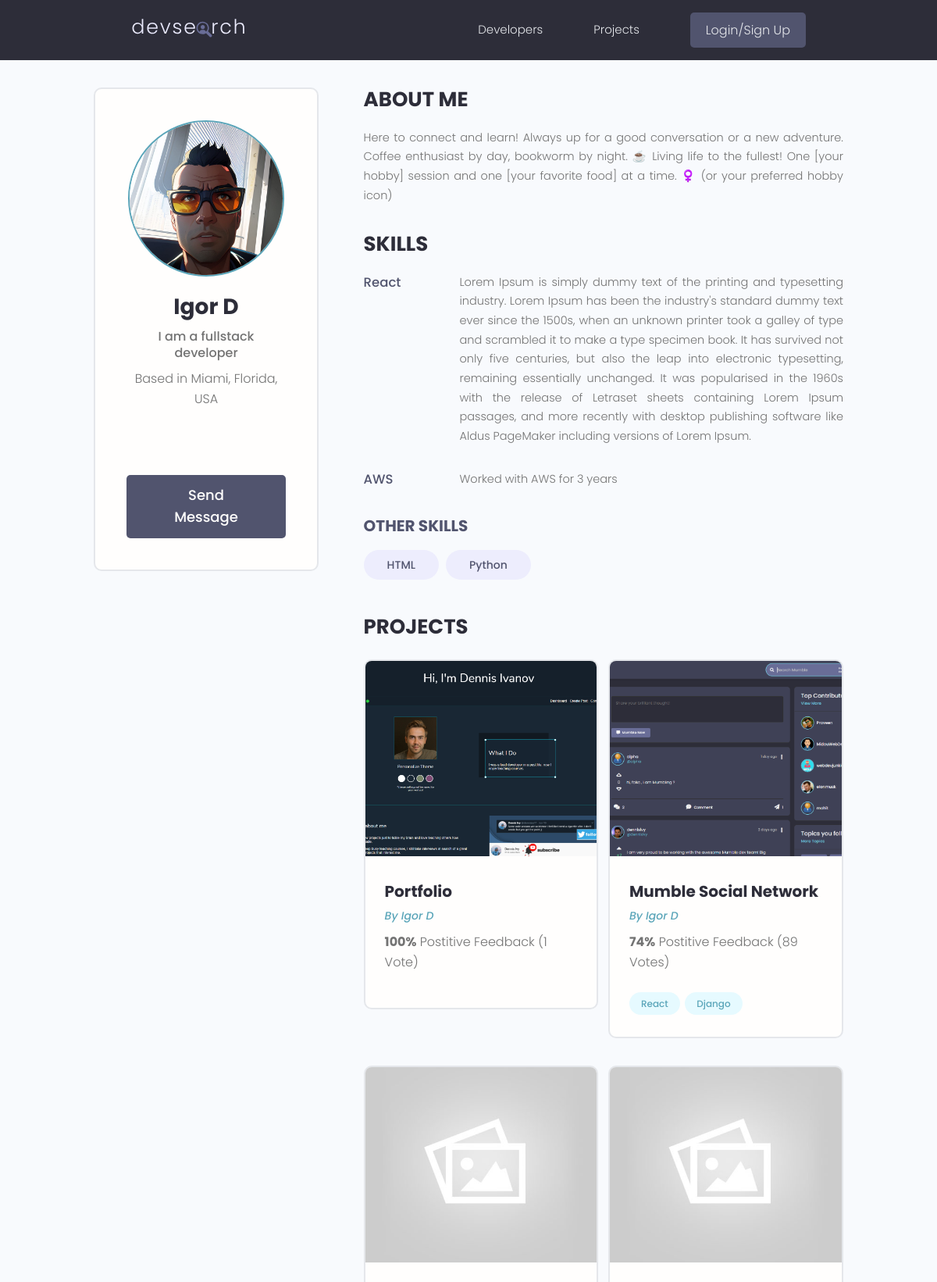
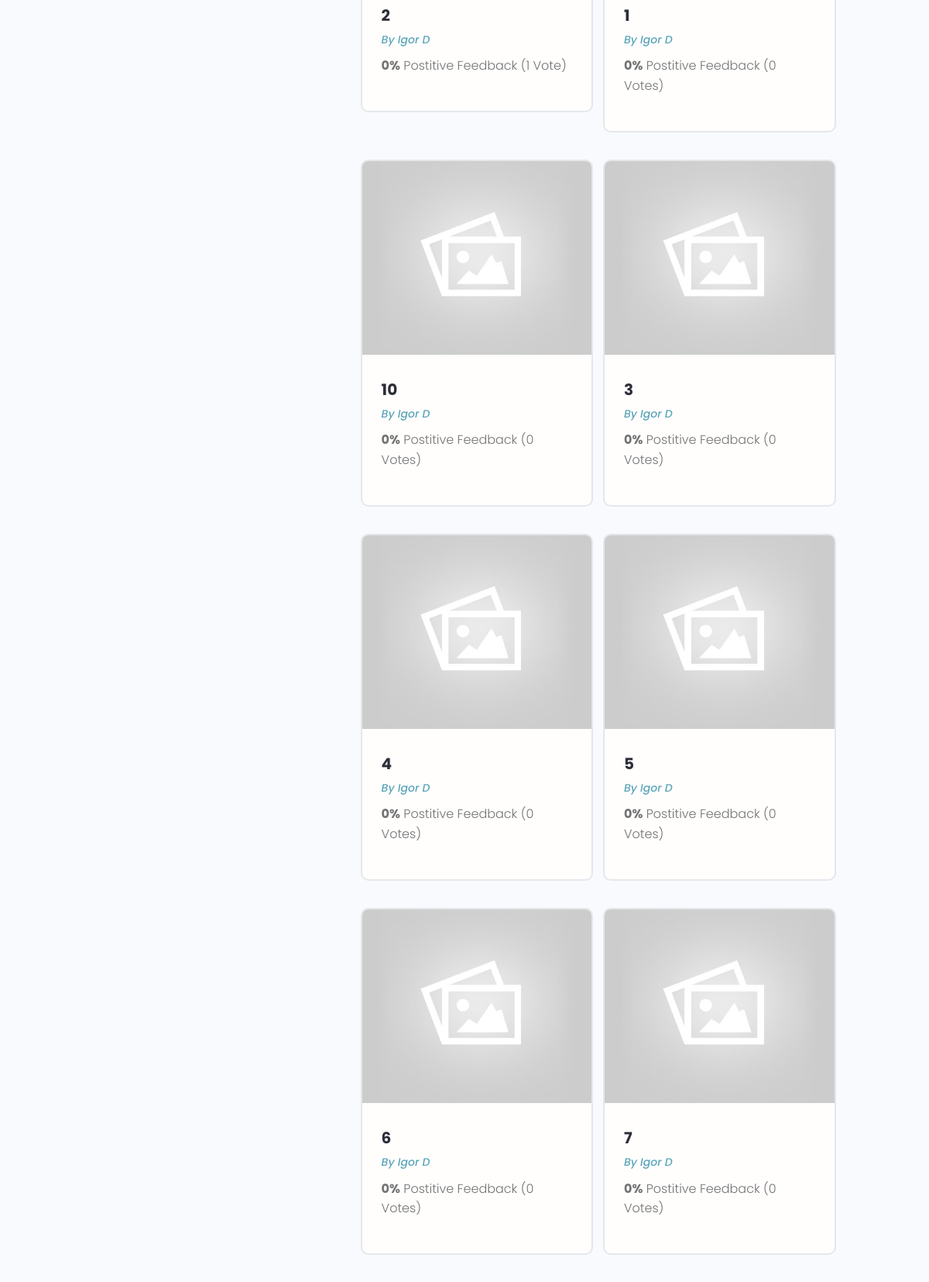
The page /profile/2e0144b8-bf7e-4742-9e5b-cccfe4c23184/ (upper part) on the database its author committed (2 pictures, top to bottom).
### users/models.py (models this page shows, shortened)
class Profile(models.Model):
    user = models.OneToOneField(User, on_delete=models.CASCADE, null=True, blank=True)
    name = models.CharField(max_length=200, blank=True, null=True)
    email = models.EmailField(max_length=500, blank=True, null=True)
    username= models.CharField(max_length=200, blank=True, null=True)
    location = models.CharField(max_length=200, blank=True, null=True)
    short_intro = models.CharField(max_length=200, blank=True, null=True)
    bio = models.TextField(blank=True, null=True)
    profile_image = models.ImageField(null=True, blank=True, upload_to='profiles/', default="profiles/user-default.png")
    social_github = models.CharField(max_length=200, blank=True, null=True)
    social_twitter = models.CharField(max_length=200, blank=True, null=True)
    social_linkedin = models.CharField(max_length=200, blank=True, null=True)
    social_youtube = models.CharField(max_length=200, blank=True, null=True)
    social_website = models.CharField(max_length=200, blank=True, null=True)
    created = models.DateTimeField(auto_now_add=True)
    id = models.UUIDField(default=uuid.uuid4, unique=True, primary_key=True, editable=False)

class Skill(models.Model):
    owner = models.ForeignKey(Profile, on_delete=models.CASCADE, null=True, blank=True)
    name = models.CharField(max_length=200, blank=True, null=True)
    description = models.TextField(null=True, blank=True)
    created = models.DateTimeField(auto_now_add=True)
    id = models.UUIDField(default=uuid.uuid4, unique=True, primary_key=True, editable=False)
    def __str__(self):
        return str(self.name)

### projects/models.py (models this page shows, shortened)
class Project(models.Model):
    owner= models.ForeignKey(Profile, null=True, blank=True, on_delete=models.SET_NULL)
    title = models.CharField(max_length=200)
    description = models.TextField(null=True, blank=True)
    featured_image = models.ImageField(null=True, blank=True, default="default.jpg")
    demo_link = models.CharField(max_length=2000, null=True, blank=True)
    source_link = models.CharField(max_length=2000, null=True, blank=True)
    tags = models.ManyToManyField('Tag', blank=True)
    vote_total = models.IntegerField(default=0, null=True, blank=True)
    vote_ratio = models.IntegerField(default=0, null=True, blank=True)
    created = models.DateTimeField(auto_now_add=True)
    id = models.UUIDField(default=uuid.uuid4, unique=True, primary_key=True, editable=False)
    class Meta:
        ordering = ['-vote_ratio', '-vote_total', 'title']

class Tag(models.Model):
    name = models.CharField(max_length=200)
    created = models.DateTimeField(auto_now_add=True)
    id = models.UUIDField(default=uuid.uuid4, unique=True, primary_key=True, editable=False)
    def __str__(self):
        return self.name

### users/views.py (the view)
# urls.py: path('profile/<str:pk>/', views.userProfile, name="user-profile"),
def userProfile(request, pk):
    profile = Profile.objects.get(id=pk)
    topSkills = profile.skill_set.exclude(description__exact="")
    otherSkills = profile.skill_set.filter(description="")
    context = {'profile': profile, "topSkills":topSkills, "otherSkills":otherSkills}
    return render(request, 'users/user-profile.html', context)

### users/templates/users/user-profile.html (shortened to what this page needs)
{% extends 'main.html' %} {% block content %}
<main class="profile my-md">
  <div class="container">
    <div class="layout">
      <div class="column column--1of3">
        <div class="card text-center">
          <div class="card__body dev">
            <img
              class="avatar avatar--xl"
              src="{{ profile.profile_image.url }}"
            />
            <h2 class="dev__name">{{profile.name}}</h2>
            <p class="dev__title">{{profile.short_intro}}</p>
            <p class="dev__location">Based in {{profile.location}}</p>
            <ul class="dev__social">
            </ul>
            {% if request.user.profile.id != profile.id  %}
            <a href="{% url 'create-message' profile.id %}" class="btn btn--sub btn--lg">Send Message </a>
            {% endif %}
          </div>
        </div>
      </div>
      <div class="column column--2of3">
        <div class="devInfo">
          <h3 class="devInfo__title">About Me</h3>
          <p class="devInfo__about">{{profile.bio}}</p>
        </div>
        <div class="devInfo">
          <h3 class="devInfo__title">Skills</h3>
          <div class="devInfo__skills">
            {% for skill in topSkills %}
            <div class="devSkill">
              <h4 class="devSkill__title">{{ skill.name }}</h4>
              <p class="devSkill__info">{{skill.description}}</p>
            </div>
            {% endfor %}
            <h3 class="devInfo__subtitle">Other Skills</h3>
            <div class="devInfo__otherSkills">
              {% for skill in otherSkills %}
              <span class="tag tag--pill tag--sub tag--lg">
                <small>{{skill}}</small>
              </span>
              {% endfor %}
            </div>
          </div>
        </div>
        <div class="devInfo">
          <h3 class="devInfo__title">Projects</h3>
          <div class="grid grid--two">
            {% for project in profile.project_set.all %}
            <div class="column">
              <div class="card project">
                <a href="{% url 'project' project.id %}" class="project">
                  <img
                    class="project__thumbnail"
                    src="{{ project.featured_image.url }}"
                    alt="project thumbnail"
                  />
                  <div class="card__body">
                    <h3 class="project__title">{{project.title}}</h3>
                    <p>
                      <a
                        class="project__author"
                        href="{% url 'user-profile' project.owner.id %}"
                        >By {{project.owner.name}}</a
                      >
                    </p>
                    <p class="project--rating">
                      <span style="font-weight: bold"
                        >{{project.vote_ratio}}%</span
                      >
                      Postitive Feedback ({{project.vote_total}}
                      Vote{{project.vote_total|pluralize:"s" }})
                    </p>
                    <div class="project__tags">
                      {% for tag in project.tags.all %}
                      <span class="tag tag--pill tag--main">
                        <small>{{tag}}</small>
                      </span>
                      {% endfor %}
                    </div>
                  </div>
                </a>
              </div>
            </div>
            {% endfor %}
          </div>
        </div>
      </div>
    </div>
  </div>
</main>
{% endblock content %}

### static/styles/app.css (style rules this page uses)
:root { --color-sub: #2d2d39; }
.btn--sub { background-color: var(--color-sub-light); }
.card { border: 2px solid var(--color-light); }
img { width: 100%; }
.profile .card > .dev { padding: 4rem; }
.dev__name { color: var(--color-sub); font-size: 2.8rem; font-weight: 700; margin-top: 1rem; margin-bottom: 0.5rem; }
.dev__title { font-size: 1.6rem; font-weight: 500; line-height: 1.3; }
.dev__location { margin-top: 1rem; }
.dev__social { margin: 3rem 0; list-style: none; display: flex; justify-content: center; gap: 1.5rem; }
.devInfo { margin-bottom: 3rem; }
.devInfo__title, .devInfo__subtitle { font-size: 2.6rem; color: var(--color-sub); text-transform: uppercase; font-weight: 700; margin-bottom: 1.5rem; }
.devInfo__subtitle { font-size: 2rem; color: var(--color-sub-light); }
.devInfo__about, .devSkill__info { font-size: 1.45rem; line-height: 1.7; text-align: justify; }
.devSkill { margin-bottom: 3rem; }
.devSkill__title { font-size: 1.65rem; font-weight: 500; color: var(--color-sub-light); }
@media screen and (min-width: 700px) { .devSkill { display: flex; justify-content: space-between; gap: 3rem; } }
@media screen and (min-width: 700px) { .devSkill__info { flex-basis: 80%; } }
.project__author { font-size: 1.4rem; font-style: italic; }
.project--rating { margin-bottom: 1.6em; margin-top: 0.5em; }
.project__thumbnail { height: 25rem; object-fit: cover; object-position: top center; }
.project__title { font-size: 2rem; font-weight: 700; color: var(--color-sub); }

### static/uikit/styles/modules/_variables.css (style rules this page uses)
:root { --color-main: #5aa5b9; --color-main-light: #e6faff; --color-sub: #3f4156; --color-sub-light: #51546e; --color-sub-lighter: #ededfd; --color-text: #737373; --color-gray: #8b8b8b; --color-light: #e5e7eb; --color-light-gray: #767676; --color-bg: #f8fafd; --color-white: #fffefd; --color-white-light: #f3f3f3; --color-success: #359e64; --color-success-bg: #def8e8; --color-error: #fc4b0b; --color-error-bg: #fff2ee; --font-base: 'Poppins', arial, helvetica, 'Segoe UI', roboto, ubuntu, sans-serif; --font-monospace: 'Fira Code', 'Courier New', courier, monospace; --font-regular: 300; --font-medium: 500; --font-bold: 700; --generic-shadow: 1px 1px 5px #00000010; --generic-transition: all 0.3s ease-in-out; }

### static/uikit/styles/modules/_base.css (style rules this page uses)
* { margin: 0; padding: 0; box-sizing: border-box; text-rendering: optimizeLegibility; color: inherit; font-size: inherit; }
html { font-size: 50%; }
@media only screen and (min-width: 480px) { html { font-size: 56.25%; } }
@media only screen and (min-width: 1200px) { html { font-size: 62.5%; } }
body { line-height: 1.6; font-weight: 400; font-size: 1.5rem; color: var(--color-text); background-color: var(--color-bg); min-height: 100vh; }

### static/uikit/styles/modules/_typography.css (style rules this page uses)
* { font-family: var(--font-base); }
h2 { font-size: 3.6rem; font-weight: var(--font-bold); }
h3 { font-size: 3.2rem; font-weight: var(--font-medium); }
h4 { font-size: 2.8rem; font-weight: var(--font-medium); }
p, span, strong { font-size: 1.6rem; color: var(--color-text); font-weight: var(--font-regular); }
a { padding-bottom: 2px; text-decoration: none; display: inline-block; color: var(--color-main); font-weight: var(--font-medium); }

### static/uikit/styles/modules/_utilities.css (style rules this page uses)
.container { width: 92%; max-width: 165rem; margin: 0 auto; box-sizing: border-box; }
@media screen and (min-width: 1000px) { .container { width: 90%; } }
@media screen and (min-width: 1200px) { .container { width: 80%; } }
.text-center { text-align: center; }
.my-md { margin: 3rem auto; }

### static/uikit/styles/modules/_avatar.css (style rules this page uses)
.avatar { border-radius: 50%; border: 2px solid var(--color-main); object-fit: cover; }
.avatar--xl { height: 20rem; width: 20rem; }

### static/uikit/styles/modules/_button.css (style rules this page uses)
.btn { display: inline-block; position: relative; cursor: pointer; background-color: var(--color-light); font-weight: var(--font-medium); color: var(--color-sub); text-decoration: none; padding: 1rem 2rem; border-radius: 0.5rem; border: none; width: -webkit-fit-content; width: -moz-fit-content; width: fit-content; height: -webkit-fit-content; height: -moz-fit-content; height: fit-content; font-size: 1.6rem; outline-width: 0; outline-color: transparent; -webkit-backface-visibility: hidden; backface-visibility: hidden; transition: all 0.3s ease-in-out; }
.btn--sub { background-color: var(--color-sub); color: var(--color-white); }
.btn--lg { font-size: 1.8rem; padding: 1.2rem 4.5rem; }

### static/uikit/styles/modules/_card.css (style rules this page uses)
.card { border-radius: 1rem; background-color: var(--color-white); border: 1.5px solid var(--color-light); width: auto; height: auto; margin-top: 0.5rem; margin-bottom: 0.5rem; overflow: hidden; }
.card__body, .card__header { padding: 2rem 2.5rem; }

### rows shown on the page
Profile: profile_image (picture), name "Igor D", short_intro "I am a fullstack developer", location "Miami, Florida, USA", bio "Here to connect and learn! Always up for a good conversation or a new adventure. Coffee enthusiast by day, bookworm by night. ☕️ Living life to the fullest! One [your hobby] session and one [your favorite food] at a time. ‍♀️ (or your preferred hobby icon)"
Skill: name "React", description "Lorem Ipsum is simply dummy text of the printing and typesetting industry. Lorem Ipsum has been the industry's standard dummy text ever since the 1500s, when an unknown printer took a galley of type and scrambled it to make a type specimen book. It has survived not only five centuries, but also the leap into electronic typesetting, remaining essentially unchanged. It was popularised in the 1960s with the release of Letraset sheets containing Lorem Ipsum passages, and more recently with desktop publishing software like Aldus PageMaker including versions of Lorem Ipsum."
Skill: name "AWS", description "Worked with AWS for 3 years"
Skill: name "HTML"
Skill: name "Python"
Project: featured_image (picture), title "Portfolio", owner.name "Igor D", vote_ratio "100", vote_total "1"
Project: featured_image (picture), title "Mumble Social Network", owner.name "Igor D", vote_ratio "74", vote_total "89"
Tag: name "React"
Tag: name "Django"
Project: featured_image (placeholder picture), title "2", owner.name "Igor D", vote_ratio "0", vote_total "1"
Project: featured_image (placeholder picture), title "1", owner.name "Igor D", vote_ratio "0", vote_total "0"
Project: featured_image (placeholder picture), title "10", owner.name "Igor D", vote_ratio "0", vote_total "0"
Project: featured_image (placeholder picture), title "3", owner.name "Igor D", vote_ratio "0", vote_total "0"
Project: featured_image (placeholder picture), title "4", owner.name "Igor D", vote_ratio "0", vote_total "0"
Project: featured_image (placeholder picture), title "5", owner.name "Igor D", vote_ratio "0", vote_total "0"
Project: featured_image (placeholder picture), title "6", owner.name "Igor D", vote_ratio "0", vote_total "0"
Project: featured_image (placeholder picture), title "7", owner.name "Igor D", vote_ratio "0", vote_total "0"
